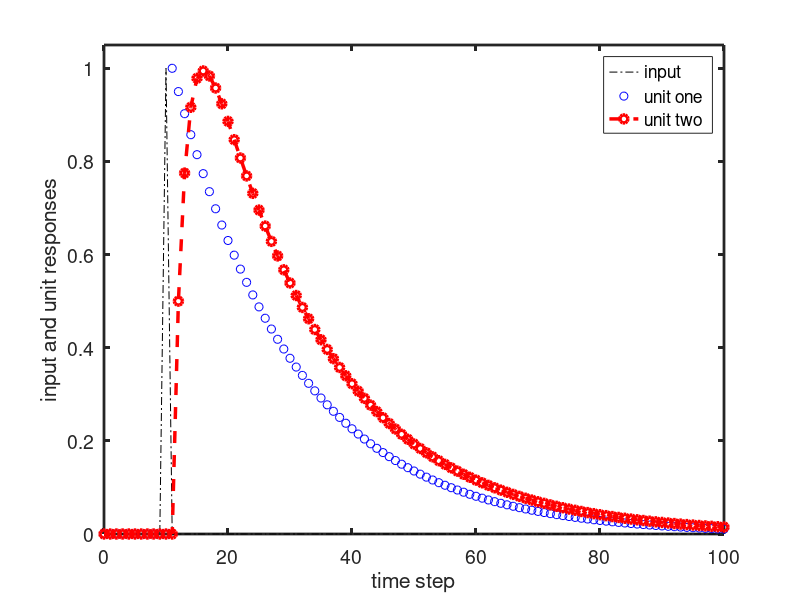

Write the MATLAB code that produced this figure.
%sets up two units in series with positive feedback

v1 = 1;
v2 = 0; %set weights from the input
w11 = 0.95;
w12 = 0; %set feedback weights to unit 1
w21 = 0.5;
w22 = 0.6; %set feedback weights to unit 2
V = [v1;v2]; %compose input weight matrix(vector)
W = [w11 w12;w21 w22]; %compose feedback weight matrix

tEnd=100; %set end time
tVec=0:tEnd; %set time vector
nTs=tEnd+1; %find number of time steps
x=zeros(1, nTs); %zero the input vector
start = 11; %set the input start time
x(start) = 1; %set the input pulse at start time

y = zeros(2,nTs); %zero the output vector
for t=2:nTs, %do for each time step
    y(:,t)=W*y(:,t-1) + V*x(t-1);%compute output
end

%plot result
clf
plot(tVec, x, 'k-.', tVec, y(1,:), 'bo', tVec, y(2,:), 'ro--','linewidth', 2.5)
axis([0 tEnd 0 1.05])
xlabel('time step', 'fontsize', 14)
ylabel('input and unit responses','fontsize', 14)
legend('input','unit one', 'unit two')
set(gca, 'linewidth', 2)
set(gca, 'fontsize', 14)
